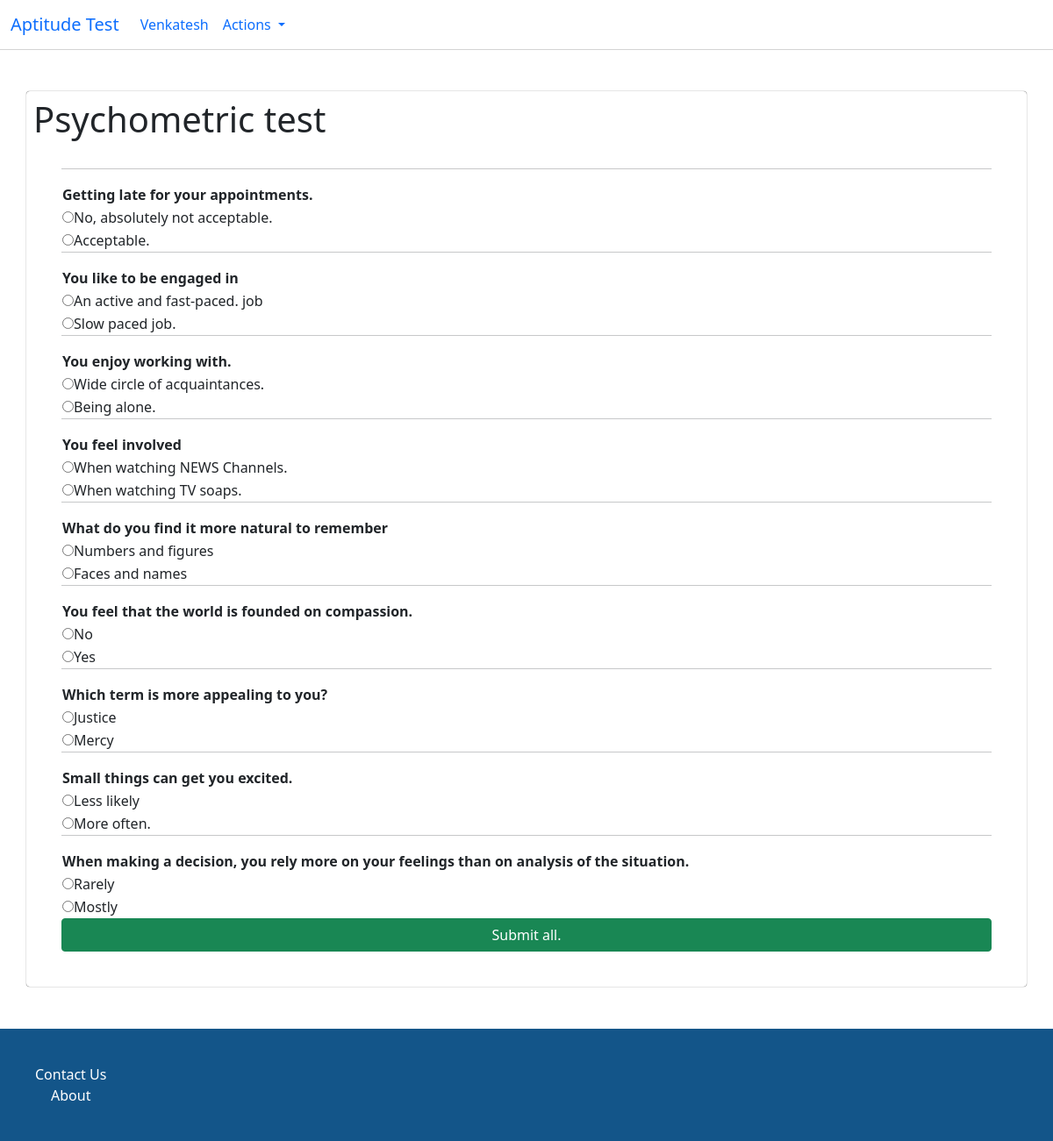
The app's page /Quiz/give_test/2 (signed in) with its own data.
### Quiz/models.py (models this page shows, shortened)
class exam(models.Model):
    exam_name = models.CharField(max_length=50)
    exam_questions = models.ManyToManyField(questions)
    def __str__(self):
        return str(self.exam_name)

class questions(models.Model):
    question_text = models.CharField(max_length=120)
    answer1 = models.CharField(max_length=120)
    answer2 = models.CharField(max_length=120)
    parameter = models.ForeignKey('parameters',on_delete=CASCADE)

### Quiz/views.py (the view, shortened to what this page needs)
# urls.py: path('give_test/<int:pk>',views.give_test.as_view(),name='give_test'),
class give_test(View):
    def get(self,request,pk):
        exam_selected = exam.objects.get(id = pk)
        exam_answers = answers.objects.filter(exam__id = pk,user__id = request.user.id)
        if(len(exam_answers) == 0):
            exam_questions = exam_selected.exam_questions.all()
            return render(request,template_name='Quiz/give_test.html',context={'exam_questions':exam_questions,'exam_selected':exam_selected})
        else:
            return redirect('Quiz:dashboard')

### Quiz/templates/Quiz/give_test.html (shortened to what this page needs)
{% extends 'Quiz/base.html' %}
{%block content %}
<h1>{{exam_selected}}</h1>
<form method="POST">
    <div class="row dashboardblock">
        {% for question in exam_questions %}
        <table>
            <tr>
                <td><strong>{{question.question_text}}</strong></td>
            </tr>
            <tr>
                <td><input type="radio" id="{{question.answer1}}" name={{question.id}}
                        value="{{question.answer1}}">{{question.answer1}} </td>
            </tr>
            <hr>
            <tr>
                <td><input type="radio" id="{{question.answer1}}" name={{question.id}} value="{{question.answer2}}">{{question.answer2}} </td>
            </tr>
        </table>
        {% endfor %}
        <input type="submit" value="Submit all." class="btn btn-success">
    </div>
</form>
{% endblock %}

### Quiz/templates/Quiz/base.html (shortened to what this page needs)
<!doctype html>
<html lang="en">
<head>
    {% load static %}
    <link href="{% static 'Quiz/css/bootstrap.min.css' %}" rel="stylesheet" type="text/css">
    <link href="{% static 'Quiz/css/styles.css' %}" rel="stylesheet" type="text/css">
</head>
<body>
    <nav class="navbar navbar-expand-lg navstyle">
        <div class="container-fluid ">
          <a class="navbar-brand" href="#">Aptitude Test</a>
          <div class="collapse navbar-collapse" id="navbarSupportedContent">
            <ul class="navbar-nav mb-2 mb-lg-0 ">
            {% if request.user.is_authenticated %}
              <li class="nav-item">
                <a class="nav-link active" aria-current="page" href="{% url 'Quiz:dashboard' %}" ">{{request.user}} </a>
              </li>
              <li class="nav-item dropdown">
                <a class="nav-link dropdown-toggle" href="#" id="navbarDropdown" role="button" data-bs-toggle="dropdown" aria-expanded="false">
                  Actions
                </a>
              </li>
            {% endif %}
            </ul>
          </div>
        </div>
      </nav>
        <div class = "container mt-5 p-2 container-card">
                    {% block content %}
                    {% endblock %}
        </div>
        <footer>
        <div class = "container-fluid mt-5 p-2 footer">
          <div class = "row footer-block">
          Contact Us <br>
          About
          </div>
        </div>
      </footer>
</body>
</html>

### Quiz/static/Quiz/css/styles.css (style rules this page uses)
.container-card { border-color:white; border-radius: 4px; background-color :white; border-width:thin; box-shadow: 0px 0px 1px 0px black; }
.dashboardblock { margin: 1em; background-color: white; padding: 1em; }
.footer { position: relative; bottom: 0; width: 100%; background-color: #135589; color: white; text-align: center; margin-top: auto; }
.navstyle { background-color: white; box-shadow: 0px 0px 1px 0px black; }
.footer-block { margin :1em; padding :1em; }

### records on screen
exam: exam_name "Psychometric test"
questions: question_text "Getting late for your appointments.", answer1 "No, absolutely not acceptable.", answer2 "Acceptable."
questions: question_text "You like to be engaged in", answer1 "An active and fast-paced. job", answer2 "Slow paced job."
questions: question_text "You enjoy working with.", answer1 "Wide circle of acquaintances.", answer2 "Being alone."
questions: question_text "You feel involved", answer1 "When watching NEWS Channels.", answer2 "When watching TV soaps."
questions: question_text "What do you find it more natural to remember", answer1 "Numbers and figures", answer2 "Faces and names"
questions: question_text "You feel that the world is founded on compassion.", answer1 "No", answer2 "Yes"
questions: question_text "Which term is more appealing to you?", answer1 "Justice", answer2 "Mercy"
questions: question_text "Small things can get you excited.", answer1 "Less likely", answer2 "More often."
questions: question_text "When making a decision, you rely more on your feelings than on analysis of the situation.", answer1 "Rarely", answer2 "Mostly"

### other values on screen
{{ request.user }} "Venkatesh"
